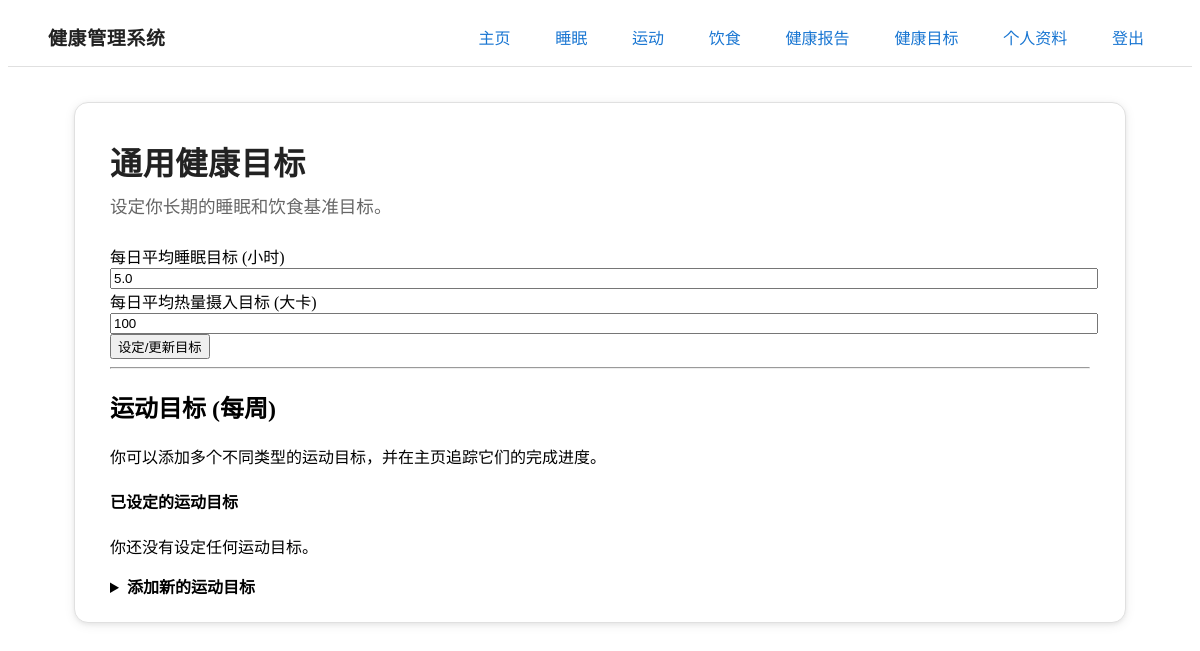
The page /goals (signed in) on the database as committed earlier.
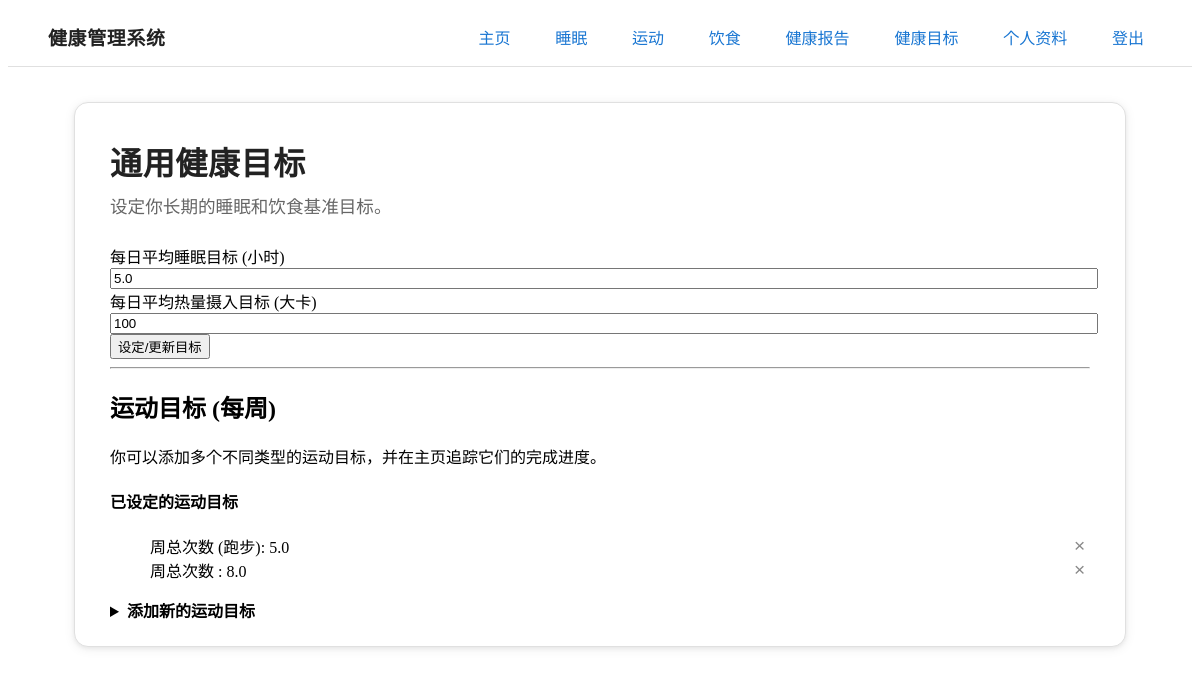
The same page on the database as committed later.
### app/models.py (models this page shows, shortened)
class ExerciseGoal(db.Model):
    id = db.Column(db.Integer, primary_key=True)
    user_id = db.Column(db.Integer, db.ForeignKey('user.id'), nullable=False)
    goal_type = db.Column(db.String(50), nullable=False) # e.g., 'duration', 'frequency', 'distance'
    target_value = db.Column(db.Float, nullable=False)
    exercise_type = db.Column(db.String(50)) # e.g., '跑步' for a frequency goal
    time_period = db.Column(db.String(20), default='weekly') # 'weekly' or 'monthly'
    user = db.relationship('User', backref=db.backref('exercise_goals', lazy='dynamic'))

### app/routes.py (the view, shortened to what this page needs)
@app.route('/goals', methods=['GET', 'POST'])
@login_required
def goals():
    form = GoalForm()
    add_exercise_goal_form = AddExerciseGoalForm()
    if request.method == 'GET':
        if current_user.goal:
            form.target_sleep_hours.data = current_user.goal.target_sleep_hours
            form.target_calorie_intake.data = current_user.goal.target_calorie_intake
    exercise_goals = current_user.exercise_goals.all()
    return render_template('goals.html', title='健康目标', form=form,
                           add_exercise_goal_form=add_exercise_goal_form,
                           exercise_goals=exercise_goals)

### app/forms.py
class GoalForm(FlaskForm):
    target_sleep_hours = FloatField('每日平均睡眠目标 (小时)', validators=[Optional(), NumberRange(min=0, max=24)])
    target_exercise_minutes = IntegerField('每周总运动目标 (分钟)', validators=[Optional(), NumberRange(min=0)])
    target_calorie_intake = IntegerField('每日平均热量摄入目标 (大卡)', validators=[Optional(), NumberRange(min=0)])
    update_general_goals = SubmitField('设定/更新目标')

### app/models.py (called while the page is built)
@login.user_loader
def load_user(id):
    return User.query.get(int(id))

### app/templates/goals.html (shortened to what this page needs)
{% extends "base.html" %}
{% block content %}
<article class="main-card">
    <h2 class="main-title">通用健康目标</h2>
    <p class="main-subtitle">设定你长期的睡眠和饮食基准目标。</p>
    <form action="" method="post">
        <div class="grid">
            <div>
                {{ form.target_sleep_hours.label }}<br>
                {{ form.target_sleep_hours(style="width: 100%;") }}
            </div>
            <div>
                {{ form.target_calorie_intake.label }}<br>
                {{ form.target_calorie_intake(style="width: 100%;") }}
            </div>
        </div>
        {{ form.update_general_goals() }}
    </form>
    <hr>
    <h2>运动目标 (每周)</h2>
    <p>你可以添加多个不同类型的运动目标，并在主页追踪它们的完成进度。</p>
    <article>
        <h4>已设定的运动目标</h4>
        {% if exercise_goals %}
            <ul>
            {% for goal in exercise_goals %}
                <li style="display: flex; align-items: center; justify-content: space-between; gap: 0.5rem;">
                    <span>
                        {{ goal.goal_type|replace('duration', '周总时长')|replace('frequency', '周总次数')|replace('calories', '周总热量') }}
                        {% if goal.exercise_type %}({{ goal.exercise_type }}){% endif %}: {{ goal.target_value }}
                    </span>
                    <form action="{{ url_for('delete_exercise_goal', goal_id=goal.id) }}" method="post" style="display: inline; margin: 0;">
                        <button type="submit" title="删除" style="background: none; border: none; color: #888; font-size: 1.2rem; cursor: pointer; padding: 0 0.3rem; line-height: 1;">
                            ×
                        </button>
                    </form>
                </li>
            {% endfor %}
            </ul>
        {% else %}
            <p>你还没有设定任何运动目标。</p>
        {% endif %}
    </article>
    <details>
        <summary style="font-weight: bold;">添加新的运动目标</summary>
    </details>
</article>
{% endblock %}

Rows that differ between the two databases and show on the page:
added ExerciseGoal: goal_type "周总次数", exercise_type "跑步", target_value "5.0"
added ExerciseGoal: goal_type "周总次数", target_value "8.0"
Other text that changed with them:
text no longer shown: "你还没有设定任何运动目标。"
